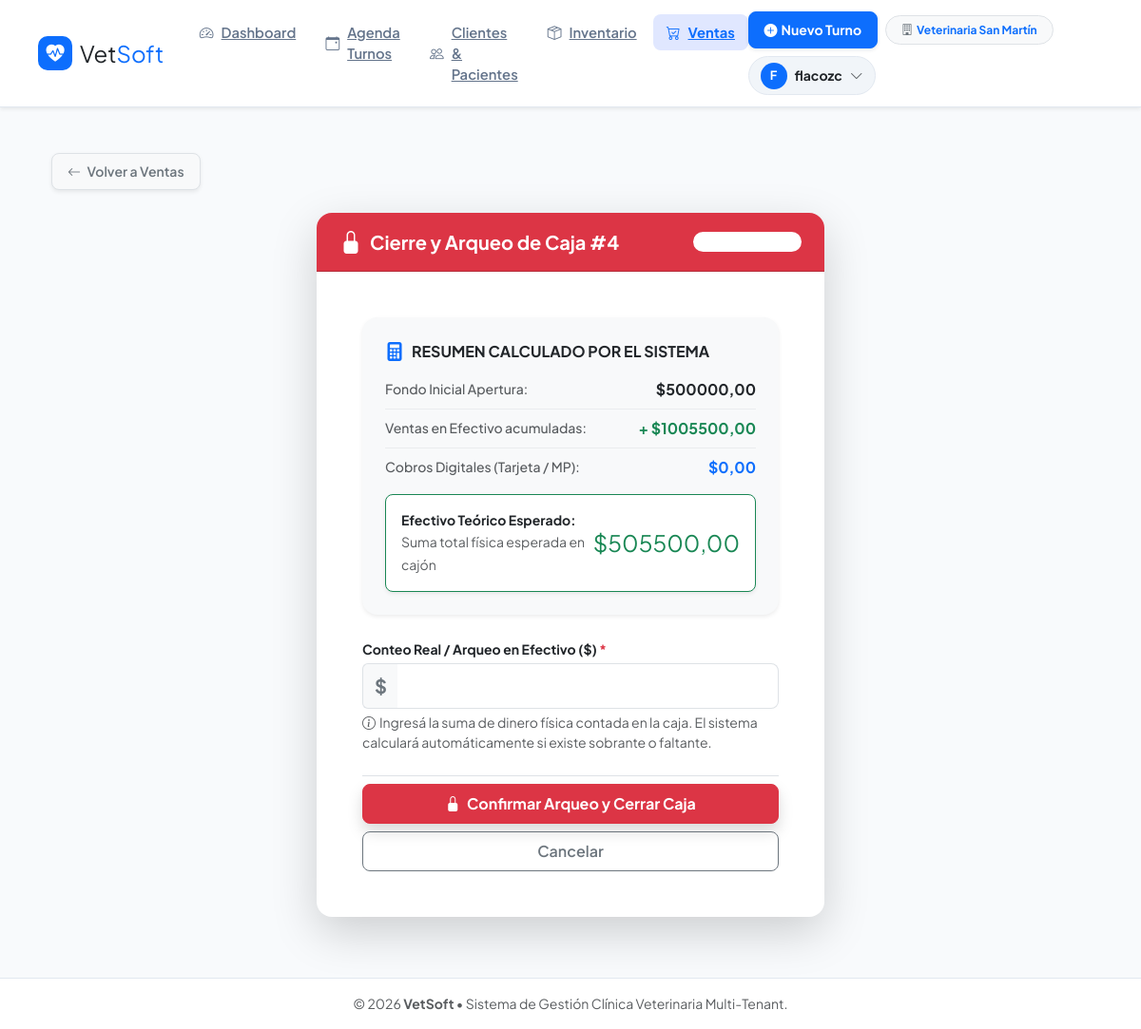
Screenshot of /ventas/caja/4/cerrar/ (signed in) with the database file from the repository.
### apps/usuarios/models.py (models this page shows, shortened)
class Veterinaria(models.Model):
    nombre = models.CharField(max_length=150, verbose_name="Nombre de la Veterinaria / Clínica")
    cuit_rif = models.CharField(max_length=20, blank=True, null=True, verbose_name="CUIT / ID Fiscal")
    telefono = models.CharField(max_length=30, blank=True, null=True)
    direccion = models.TextField(blank=True, null=True)
    email_contacto = models.EmailField(blank=True, null=True)
    logo = models.ImageField(upload_to='logos_veterinarias/', blank=True, null=True, verbose_name="Logo Institucional")
    creado = models.DateTimeField(auto_now_add=True)
    activo = models.BooleanField(default=True)
    class Meta:
        verbose_name = "Veterinaria"
        verbose_name_plural = "Veterinarias"

### apps/ventas/models.py (models this page shows, shortened)
class CajaDiaria(models.Model):
    ESTADOS = [
        ('ABIERTA', 'Abierta'),
        ('CERRADA', 'Cerrada'),
    ]
    veterinaria = models.ForeignKey(
        'usuarios.Veterinaria',
        on_delete=models.CASCADE,
        related_name='cajas_diarias',
        null=True, blank=True
    )
    usuario_apertura = models.ForeignKey(
        settings.AUTH_USER_MODEL,
        on_delete=models.SET_NULL,
        null=True, blank=True,
        related_name='cajas_abiertas'
    )
    usuario_cierre = models.ForeignKey(
        settings.AUTH_USER_MODEL,
        on_delete=models.SET_NULL,
        null=True, blank=True,
        related_name='cajas_cerradas'
    )
    fecha_apertura = models.DateTimeField(default=timezone.now)
    fecha_cierre = models.DateTimeField(null=True, blank=True)
    monto_inicial = models.DecimalField(max_digits=12, decimal_places=2, default=0.00, verbose_name="Monto Inicial (Mano de Caja)")
    monto_final_real = models.DecimalField(max_digits=12, decimal_places=2, null=True, blank=True, verbose_name="Monto Final Real en Arqueo")
    estado = models.CharField(max_length=10, choices=ESTADOS, default='ABIERTA')
    observaciones = models.TextField(blank=True, null=True)
    class Meta:
        verbose_name = "Caja Diaria"
        verbose_name_plural = "Cajas Diarias"
        ordering = ['-fecha_apertura']
    @property
    def total_efectivo(self):
        ventas_efectivo = self.ventas.filter(medio_pago='EFECTIVO').aggregate(total=models.Sum('total'))['total'] or 0
        return self.monto_inicial + ventas_efectivo
    @property
    def total_digital_tarjetas(self):
        return self.ventas.exclude(medio_pago='EFECTIVO').aggregate(total=models.Sum('total'))['total'] or 0
    @property
    def total_general_ventas(self):
        return self.ventas.aggregate(total=models.Sum('total'))['total'] or 0

### apps/ventas/views.py (the view, shortened to what this page needs)
# urls.py: path('caja/<int:caja_id>/cerrar/', views.cerrar_caja, name='cerrar_caja'),
@login_required
def cerrar_caja(request, caja_id):
    vet = _get_veterinaria(request)
    if request.user.is_superuser and not vet:
        caja = get_object_or_404(CajaDiaria, pk=caja_id)
    else:
        caja = get_object_or_404(CajaDiaria, pk=caja_id, veterinaria=vet)
    if caja.estado == 'CERRADA':
        messages.warning(request, "Esta caja ya fue cerrada anteriormente.")
        return redirect('ventas:lista_ventas')
    return render(request, 'ventas/cerrar_caja.html', {
        'caja': caja,
        'total_efectivo': caja.total_efectivo,
        'total_digital': caja.total_digital_tarjetas,
        'total_general': caja.total_general_ventas,
    })

### apps/ventas/views.py (called while the page is built, shortened)
def _get_veterinaria(request):
    if hasattr(request, 'veterinaria') and request.veterinaria:
        return request.veterinaria

### templates/ventas/cerrar_caja.html (shortened to what this page needs)
{% extends 'base.html' %}
{% block content %}
<div class="container py-4">
    <div class="mb-4">
        <a href="{% url 'ventas:lista_ventas' %}" class="btn btn-light btn-sm border shadow-sm px-3 py-2 fw-semibold rounded-3 text-secondary">
            <i class="bi bi-arrow-left me-1"></i> Volver a Ventas
        </a>
    </div>
    <div class="row justify-content-center">
        <div class="col-md-7 col-lg-6">
            <div class="card border-0 shadow-lg rounded-4 overflow-hidden">
                <div class="card-header bg-danger text-white py-3 px-4 d-flex justify-content-between align-items-center">
                    <h5 class="card-title mb-0 fw-bold d-flex align-items-center gap-2">
                        <i class="bi bi-lock-fill fs-4"></i> Cierre y Arqueo de Caja #{{ caja.id }}
                    </h5>
                    <span class="badge bg-white bg-opacity-20 text-white small px-3 py-1.5 rounded-pill">Auditoría POS</span>
                </div>
                <div class="card-body p-4 p-md-5">
                    <div class="card bg-light border-0 rounded-4 mb-4 shadow-sm">
                        <div class="card-body p-4">
                            <h6 class="fw-bold text-dark text-uppercase extra-small tracking-wider mb-3 d-flex align-items-center gap-2">
                                <i class="bi bi-calculator-fill text-primary fs-5"></i> Resumen Calculado por el Sistema
                            </h6>
                            <div class="d-flex justify-content-between align-items-center mb-2 pb-2 border-bottom border-secondary border-opacity-10">
                                <span class="text-muted small fw-medium">Fondo Inicial Apertura:</span>
                                <span class="fw-bold text-dark">${{ caja.monto_inicial|floatformat:2 }}</span>
                            </div>
                            <div class="d-flex justify-content-between align-items-center mb-2 pb-2 border-bottom border-secondary border-opacity-10">
                                <span class="text-muted small fw-medium">Ventas en Efectivo acumuladas:</span>
                                <span class="fw-bold text-success">+ ${{ total_efectivo|add:caja.monto_inicial|floatformat:2 }}</span>
                            </div>
                            <div class="d-flex justify-content-between align-items-center mb-3">
                                <span class="text-muted small fw-medium">Cobros Digitales (Tarjeta / MP):</span>
                                <span class="fw-bold text-primary">${{ total_digital|floatformat:2 }}</span>
                            </div>
                            <div class="p-3 bg-white rounded-3 border border-success border-opacity-30 d-flex justify-content-between align-items-center shadow-sm">
                                <div>
                                    <span class="fw-bold text-dark d-block small">Efectivo Teórico Esperado:</span>
                                    <small class="text-muted extra-small">Suma total física esperada en cajón</small>
                                </div>
                                <span class="fs-4 fw-extrabold text-success">${{ total_efectivo|floatformat:2 }}</span>
                            </div>
                        </div>
                    </div>
                    <form method="POST" novalidate>
                        <div class="mb-4">
                            <label for="monto_final_real" class="form-label fw-bold text-dark small mb-1">
                                Conteo Real / Arqueo en Efectivo ($) <span class="text-danger">*</span>
                            </label>
                            <div class="input-group">
                                <span class="input-group-text bg-light border-end-0 text-secondary fw-bold fs-5">$</span>
                                <input type="number" step="0.01" min="0" id="monto_final_real" name="monto_final_real" class="form-control form-control-lg fw-extrabold text-primary border-start-0 py-2" value="{{ total_efectivo|floatformat:2 }}" required>
                            </div>
                            <div class="form-text text-muted extra-small mt-1">
                                <i class="bi bi-info-circle me-1"></i>Ingresá la suma de dinero física contada en la caja. El sistema calculará automáticamente si existe sobrante o faltante.
                            </div>
                        </div>
                        <div class="d-grid gap-2 pt-2 border-top">
                            <button type="submit" class="btn btn-danger btn-lg fw-bold rounded-3 shadow py-2.5 fs-6" onclick="return confirm('¿Estás seguro de cerrar la caja actual? Una vez cerrada no se podrán registrar más ventas en este turno.');">
                                <i class="bi bi-lock-fill me-1"></i> Confirmar Arqueo y Cerrar Caja
                            </button>
                            <a href="{% url 'ventas:lista_ventas' %}" class="btn btn-outline-secondary fw-semibold rounded-3 py-2">
                                Cancelar
                            </a>
                        </div>
                    </form>
                </div>
            </div>
        </div>
    </div>
</div>
{% endblock %}

### templates/base.html (shortened to what this page needs)
<!DOCTYPE html>
<html lang="es">
<head>
    <link href="https://cdn.jsdelivr.net/npm/bootstrap@5.3.2/dist/css/bootstrap.min.css" rel="stylesheet">
    <link rel="stylesheet" href="https://cdn.jsdelivr.net/npm/bootstrap-icons@1.11.1/font/bootstrap-icons.css">
</head>
<body>
    <nav class="navbar navbar-expand-lg navbar-main sticky-top shadow-sm">
        <div class="container-fluid px-3 px-lg-4">
            <a class="navbar-brand fw-extrabold text-dark d-flex align-items-center gap-2 me-4" href="{% url 'dashboard:index' %}">
                <div class="navbar-brand-logo">
                    <i class="bi bi-heart-pulse-fill"></i>
                </div>
                <span class="fs-4">Vet<span class="text-primary">Soft</span></span>
            </a>
            <div class="collapse navbar-collapse" id="navbarNav">
                <ul class="navbar-nav me-auto mb-2 mb-lg-0 gap-1">
                    <li class="nav-item">
                        <a class="nav-link-custom {% if request.resolver_match.app_name == 'dashboard' %}active{% endif %}" href="{% url 'dashboard:index' %}">
                            <i class="bi bi-speedometer2"></i> Dashboard
                        </a>
                    </li>
                    <li class="nav-item">
                        <a class="nav-link-custom {% if request.resolver_match.app_name == 'turnos' %}active{% endif %}" href="{% url 'turnos:agenda_diaria' %}">
                            <i class="bi bi-calendar-event"></i> Agenda Turnos
                        </a>
                    </li>
                    <li class="nav-item">
                        <a class="nav-link-custom {% if request.resolver_match.app_name == 'clientes' or request.resolver_match.app_name == 'historia_clinica' %}active{% endif %}" href="{% url 'clientes:lista_clientes' %}">
                            <i class="bi bi-people"></i> Clientes & Pacientes
                        </a>
                    </li>
                    <li class="nav-item">
                        <a class="nav-link-custom {% if request.resolver_match.app_name == 'inventario' %}active{% endif %}" href="{% url 'inventario:lista_productos' %}">
                            <i class="bi bi-box-seam"></i> Inventario
                        </a>
                    </li>
                    <li class="nav-item">
                        <a class="nav-link-custom {% if request.resolver_match.app_name == 'ventas' %}active{% endif %}" href="{% url 'ventas:lista_ventas' %}">
                            <i class="bi bi-cart-check"></i> Ventas
                        </a>
                    </li>
                </ul>
                <div class="d-flex align-items-center gap-2 flex-wrap">
                    <a href="{% url 'turnos:nuevo_turno' %}" class="btn btn-primary btn-sm fw-bold px-3 py-2 rounded-3 shadow-sm d-inline-flex align-items-center gap-1">
                        <i class="bi bi-plus-circle-fill"></i> Nuevo Turno
                    </a>
                    {% if user.is_authenticated %}
                        <span class="badge bg-light text-primary border px-3 py-2 rounded-pill small fw-bold d-inline-flex align-items-center gap-1">
                            <i class="bi bi-building text-secondary"></i>
                            {% if request.veterinaria %}
                                {{ request.veterinaria.nombre }}
                            {% elif user.perfil and user.perfil.veterinaria %}
                                {{ user.perfil.veterinaria.nombre }}
                            {% else %}
                                Súper Admin
                            {% endif %}
                        </span>
                        <div class="dropdown">
                            <button class="btn user-dropdown-btn d-flex align-items-center gap-2" type="button" id="userMenu" data-bs-toggle="dropdown" aria-expanded="false">
                                <div class="avatar-circle">
                                    {{ user.username|slice:":1"|upper }}
                                </div>
                                <span class="fw-bold small text-dark d-none d-md-inline">{{ user.username }}</span>
                                <i class="bi bi-chevron-down small text-muted"></i>
                            </button>
                        </div>
                    {% endif %}
                </div>
            </div>
        </div>
    </nav>
    <div class="container main-container">
        {% block content %}
        {% endblock %}
    </div>
    <footer class="footer mt-auto py-3 text-center text-muted small">
        <div class="container">
            <span>&copy; {% now "Y" %} <strong>VetSoft</strong> &bull; Sistema de Gestión Clínica Veterinaria Multi-Tenant.</span>
        </div>
    </footer>
</body>
</html>

### templates/base.html (style rules this page uses)
:root { --vs-primary: #0d6efd; --vs-primary-dark: #0a58ca; --vs-dark: #0f172a; --vs-light-bg: #f8fafc; --vs-border: #e2e8f0; }
body { font-family: 'Plus Jakarta Sans', sans-serif; background-color: var(--vs-light-bg); color: #334155; display: flex; flex-direction: column; min-height: 100vh; }
.navbar-main { background-color: #ffffff; border-bottom: 1px solid var(--vs-border); padding: 0.75rem 1rem; }
.navbar-brand-logo { background-color: var(--vs-primary); color: #ffffff; width: 36px; height: 36px; border-radius: 10px; display: inline-flex; align-items: center; justify-content: center; font-size: 1.2rem; }
.nav-link-custom { color: #64748b; font-weight: 600; font-size: 0.92rem; padding: 0.5rem 0.85rem !important; border-radius: 8px; transition: all 0.2s ease; display: flex; align-items: center; gap: 0.5rem; }
.nav-link-custom.active { color: var(--vs-primary) !important; background-color: #e0e7ff; font-weight: 700; }
.main-container { flex: 1; padding-top: 1.5rem; padding-bottom: 2.5rem; }
.user-dropdown-btn { background-color: #f1f5f9; border: 1px solid var(--vs-border); padding: 0.35rem 0.75rem; border-radius: 50px; transition: all 0.2s ease; }
.avatar-circle { width: 28px; height: 28px; background-color: var(--vs-primary); color: #ffffff; border-radius: 50%; display: inline-flex; align-items: center; justify-content: center; font-size: 0.8rem; font-weight: 700; }
.card { border-radius: 16px; }
.footer { background-color: #ffffff; border-top: 1px solid var(--vs-border); }

### rows the page displays
Veterinaria: veterinaria.nombre "Veterinaria San Martín"
CajaDiaria: id "4", monto_inicial "500000,00", monto_inicial "1005500,00"

### other values shown
{{ user.username|slice:":1"|upper }} "F"
{{ user.username }} "flacozc"
{{ total_digital|floatformat:2 }} "0,00"
{{ total_efectivo|floatformat:2 }} "505500,00"
